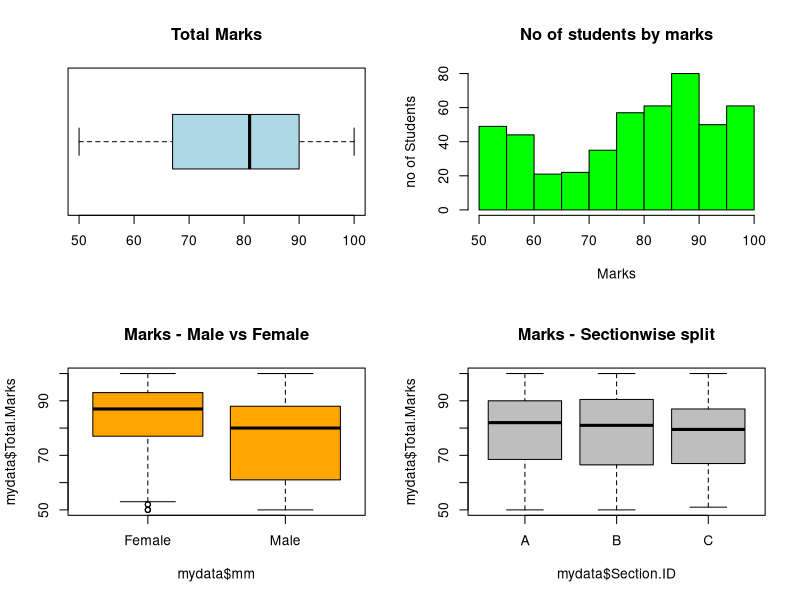
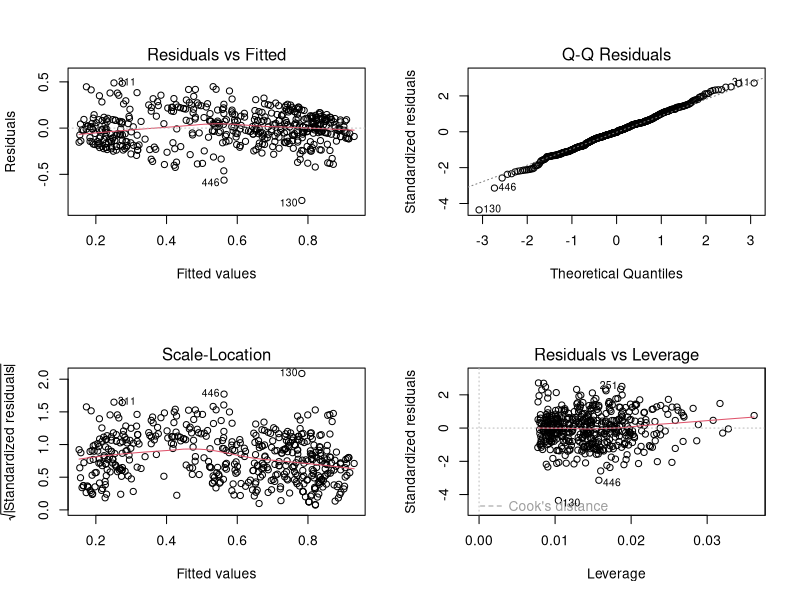

The R script that drew these images, in order: (Note: this script raises an error after producing the figures.)
library(ggplot2)
library(MASS)
library(psych)
library(dplyr)
library(stringr)


setwd("/Users/nareshgajendran/Desktop/BACP/Task 1")
getwd()

mydata <- read.csv("student-performance.csv")

#Descriptive stats#
names(mydata)
View(mydata)
summary(mydata)
str(mydata)
head(mydata)

#Data cleaning#
mydata$mm <- as.factor(gsub(',','',mydata$mm))
mydata$Semester <- as.factor(replace(mydata$Semester,mydata$Semester== "F","First"))
mydata$Parent.responsible.for.student <- as.factor(str_replace_all(mydata$Parent.responsible.for.student,"mom","Mother"))

levels(mydata$Topic)

library(corrplot)
library(RColorBrewer)

#Define Dummies#
mydata$Female <- ifelse(mydata$mm == "Female",1,0)
mydata$male <-   ifelse(mydata$mm == "Male",1,0)

mydata$SecA <- ifelse(mydata$Section.ID == "A",1,0)
mydata$SecB <- ifelse(mydata$Section.ID == "B",1,0)
mydata$SecC <- ifelse(mydata$Section.ID == "C",1,0)

mydata$Sem1 <- ifelse(mydata$Semester == "First",1,0)
mydata$Sem2 <- ifelse(mydata$Semester == "Second",1,0)

mydata$StudentWithFather <- ifelse(mydata$Parent.responsible.for.student == "Father",1,0)
mydata$StudentWithMother <- ifelse(mydata$Parent.responsible.for.student == "Mother",1,0)

mydata$ParentAnsSurvey <- ifelse(mydata$Parent.Answering.Survey == "Yes",1,0)
mydata$ParentNotAnsSurvey <- ifelse(mydata$Parent.Answering.Survey == "No",1,0)

mydata$ParSchoolSatisfactionGood <- ifelse(mydata$ParentschoolSatisfaction == "Good",1,0)
mydata$ParSchoolSatisfactionBad <- ifelse(mydata$ParentschoolSatisfaction == "Bad",1,0)

mydata$StudAbsDayUnder7 <- ifelse(mydata$StudentAbsenceDays == "Under-7",1,0)
mydata$StudAbsDayAbove7 <- ifelse(mydata$StudentAbsenceDays == "Above-7",1,0)

  
mydata$level <- with(mydata, ifelse(Total.Marks< 69, "Low-Level",
                             ifelse(Total.Marks <89, "Middle-Level"
                                    ,"High-Level")))


View(mydata)

#normalisation of other values in the data#

normalize <-function(x){
  +return((x-min(x))/(max(x)-min(x)))}
mydata$norm.RaisedHand<-normalize(mydata$Raised.hand)

normalize <-function(x){
  +return((x-min(x))/(max(x)-min(x)))}
mydata$norm.VisitedResouces<-normalize(mydata$Visited.resources)

normalize <-function(x){
  +return((x-min(x))/(max(x)-min(x)))}
mydata$norm.ViewingAnnouncements<-normalize(mydata$Viewing.announcements)

normalize <-function(x){
  +return((x-min(x))/(max(x)-min(x)))}
mydata$norm.DiscussionGroups<-normalize(mydata$Discussion.groups)

normalize <-function(x){
  +return((x-min(x))/(max(x)-min(x)))}
mydata$norm.totalMarks<-normalize(mydata$Total.Marks)

#Data Visualisation#

par(mfrow = c(2,2))

boxplot(mydata$Total.Marks, horizontal = TRUE, col = "lightblue", main = "Total Marks")
hist(mydata$Total.Marks, main = "No of students by marks", ylab = "no of Students", xlab = "Marks", col = "green")
boxplot(mydata$Total.Marks ~ mydata$mm, main = "Marks - Male vs Female", col = "orange")
boxplot(mydata$Total.Marks ~ mydata$Section.ID, col = "grey", main = "Marks - Sectionwise split")


#this is to find the important variables in data#
attach(mydata)
str(mydata)
#lpm <- (mydatanorm.totalMarks ~ mm + Section.ID + Topic + Semester + Parent.responsible.for.student
       # + Raised.hand + Visited.resources + Viewing.announcements + Discussion.groups + Parent.Answering.Survey
      #  ParentschoolSatisfaction + StudentAbsenceDays + )



lpm0 <- (mydata$norm.totalMarks ~ Female + male + SecA + SecB + SecC + Sem1 + Sem2 + StudentWithFather
         + StudentWithMother + ParentAnsSurvey + ParentNotAnsSurvey + ParSchoolSatisfactionGood + ParSchoolSatisfactionBad
         + StudAbsDayUnder7 + StudAbsDayAbove7 + norm.RaisedHand + norm.VisitedResouces + norm.DiscussionGroups)
LPM.1<-lm(lpm0,mydata)
summary(LPM.1)
lpm1 <- (mydata$norm.totalMarks ~ Female + StudentWithFather + ParentAnsSurvey
         + StudAbsDayUnder7 + norm.RaisedHand + norm.VisitedResouces)
LPM.2<- lm(lpm1,mydata)
summary(LPM.2)
mean(LPM.2$residuals)
plot(LPM.2)

LPM.2.1 <- rlm(lpm1,mydata)
summary(LPM.2.1)

#The variables in the models are less than 5 hence they all are significant so this is derived from value influencing factors in the data#
#Plots on fitting lines#

vif(LPM.2)

#Coorelation between Residuals and explanatory variables#
cor.test(mydata$Total.Marks, LPM.2$residuals)

#Homocedasticity#

ncvTest(LPM.2)
spreadLevelPlot(LPM.2)

#Parsimony
library(leaps)
Null <- lm(mydata$Total.Marks ~1)
Full <- lm(mydata$norm.totalMarks ~ Female + StudentWithFather + ParentAnsSurvey + StudAbsDayUnder7 + norm.RaisedHand + norm.VisitedResouces)
step(Null,scope = list(lower=Null, upper=Full),direction = "forward")

#Split the data#

set.seed(1234)
pd<-sample(2,nrow(mydata),replace=TRUE, prob=c(0.7,0.3))

train<-mydata[pd==1,]
val<-mydata[pd==2,]
attach(train)

allvl <- (train$norm.totalMarks ~ Female + male + SecA + SecB + SecC + Sem1 + Sem2 + StudentWithFather
+ StudentWithMother + ParentAnsSurvey + ParentNotAnsSurvey + ParSchoolSatisfactionGood + ParSchoolSatisfactionBad
+ StudAbsDayUnder7 + StudAbsDayAbove7 + norm.RaisedHand + norm.VisitedResouces + norm.DiscussionGroups)

LPM.3<-lm(allvl,train)
summary(LPM.3)

impvl <- (train$norm.totalMarks ~  ParentAnsSurvey
           + StudAbsDayUnder7+ norm.RaisedHand + norm.VisitedResouces)
LPM.4<-rlm(impvl,train)
summary(LPM.4)

plot(LPM.3)


# Important Variables
vif(LPM.4)

#Predction

val$prediction <- predict(LPM.4, newdata = val)

#Model score#

MAPE(val$prediction, val$norm.totalMarks)


write.csv(val, file = "Validation.csv")

#END
 
